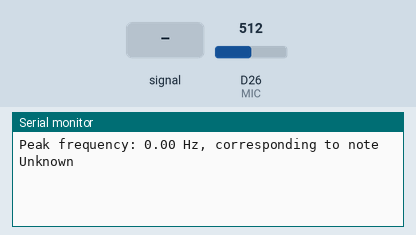
The sketch below on a simulated Arduino Due. Shown: the last lines printed to the serial monitor. The inputs (shaded band) are chosen by the test bench; at power-on: D26 (MIC) = 512 (analog values on the 0–1023 scale).

Above: at 1.2 s.
1.3 s: D26 (MIC) fed a 200 Hz sine of ±81 counts around its level
At 2.7 s:
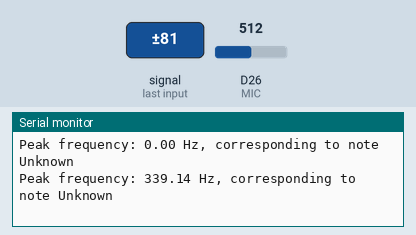
2.8 s: D26 (MIC) fed a 1000 Hz sine of ±255 counts around its level
At 6.0 s:
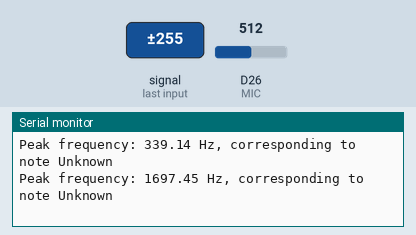
Timing chart, 0 to 7.5 s (numbered marks = the images above; inputs shaded):
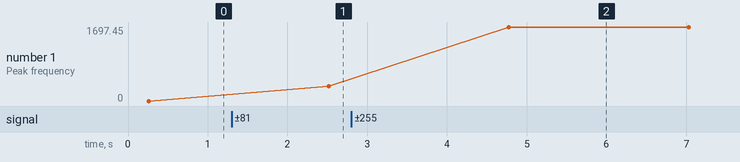

Measured:
- after the input at 1.3 s, the serial monitor: prints a new line after 1.2 s (image 1)
- after the input at 2.8 s, the serial monitor: prints a new line after 2.0 s (image 2)
- plotted number 1: 0 → 339.14 after the input at 1.3 s, 339.14 → 1697.45 after the input at 2.8 s

The sketch:

note_try_1.ino
```cpp
// only guitar codes

#include <Arduino.h>
#include "arduinoFFT.h"

#define MIC 26

const uint16_t samples = 1024;
const uint16_t samplingFrequency = 8000;

int16_t wave[samples];
double vReal[samples];
double vImag[samples];

arduinoFFT FFT = arduinoFFT(vReal, vImag, samples, samplingFrequency);         // Create FFT object

void setup() {
  Serial.begin(115200);
  analogReadResolution(12);
}

void loop() {
  for (int i = 0; i < samples; i++) {
    wave[i] = analogRead(MIC);
    delay(1000/samplingFrequency);
  }

  for (int i = 0; i < samples; i++) {
    vReal[i] = (wave[i] - 2048) * 3.3 / 4096.0;
    vImag[i] = 0;
  }

  FFT.DCRemoval();
  FFT.Windowing(FFT_WIN_TYP_HAMMING, FFT_FORWARD);
  FFT.Compute(FFT_FORWARD);
  FFT.ComplexToMagnitude();

  double peakFreq = FFT.MajorPeak();
  Serial.print("Peak frequency: ");
  Serial.print(peakFreq);
  Serial.print(" Hz, corresponding to note ");

  if (peakFreq >= 78.00 && peakFreq < 82.41) {
    Serial.println("E_2");
  }
  else if (peakFreq >= 103.83 && peakFreq < 110.00) {
    Serial.println("A_2");
  }
  else if (peakFreq >= 130.81 && peakFreq < 138.59) {
    Serial.println("C_3");
  }
  else if (peakFreq >= 155.56 && peakFreq < 164.81) {
    Serial.println("E_3");
  }
  else if (peakFreq >= 196.00 && peakFreq < 207.65) {
    Serial.println("G_3");
  }
  else if (peakFreq >= 233.08 && peakFreq < 246.94) {
    Serial.println("B_3");
  }
  else {
    Serial.println("Unknown");
  }

  delay(2000);
}
```
